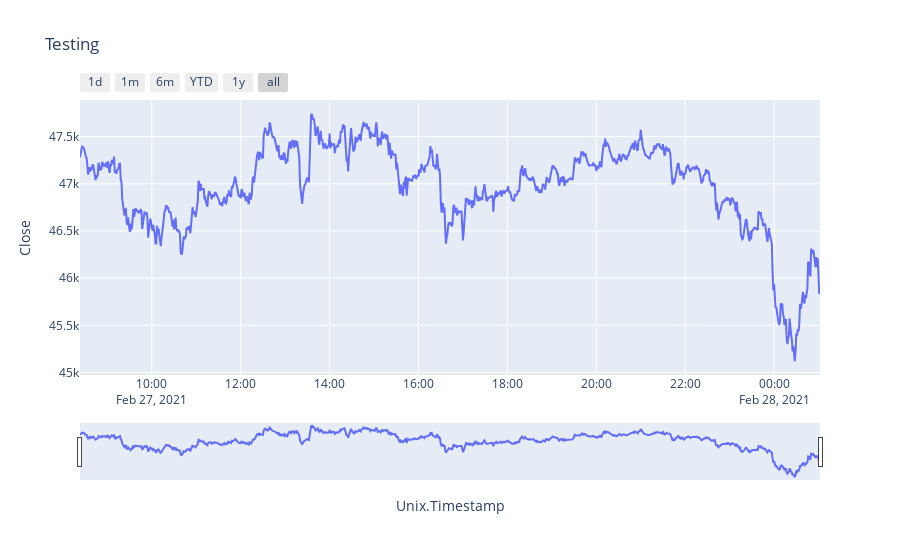

The notebook cell saved with this chart:
### Code cell
import plotly.express as px
fig = px.line(df, x="Unix.Timestamp", y="Close", title="Testing")
fig.update_xaxes(
    rangeslider_visible=True,
    rangeselector=dict(
        buttons=list([
            dict(count=1, label="1d", step="day", stepmode="backward"),
            dict(count=1, label="1m", step="month", stepmode="backward"),
            dict(count=6, label="6m", step="month", stepmode="backward"),
            dict(count=1, label="YTD", step="year", stepmode="todate"),
            dict(count=1, label="1y", step="year", stepmode="backward"),
            dict(step="all")
        ])
    )
)
fig.show()

### Figure 1 — Plotly figure (JSON) as saved in the notebook; plotly's stock layout.template omitted (floating-point values rounded to 4 significant figures; data arrays with more than 128 entries replaced by an {"elided": "..."} marker saying what was removed)
{"data": [{"hovertemplate": "Unix.Timestamp=%{x}<br>Close=%{y}<extra></extra>", "legendgroup": "", "line": {"color": "#636efa", "dash": "solid"}, "mode": "lines", "name": "", "orientation": "v", "showlegend": false, "type": "scatter", "x": {"elided": "1000 str values"}, "xaxis": "x", "y": {"elided": "1000 float values"}, "yaxis": "y"}], "layout": {"legend": {"tracegroupgap": 0}, "title": {"text": "Testing"}, "xaxis": {"anchor": "y", "domain": [0, 1], "rangeselector": {"buttons": [{"count": 1, "label": "1d", "step": "day", "stepmode": "backward"}, {"count": 1, "label": "1m", "step": "month", "stepmode": "backward"}, {"count": 6, "label": "6m", "step": "month", "stepmode": "backward"}, {"count": 1, "label": "YTD", "step": "year", "stepmode": "todate"}, {"count": 1, "label": "1y", "step": "year", "stepmode": "backward"}, {"step": "all"}]}, "rangeslider": {"visible": true}, "title": {"text": "Unix.Timestamp"}}, "yaxis": {"anchor": "x", "domain": [0, 1], "title": {"text": "Close"}}}}
